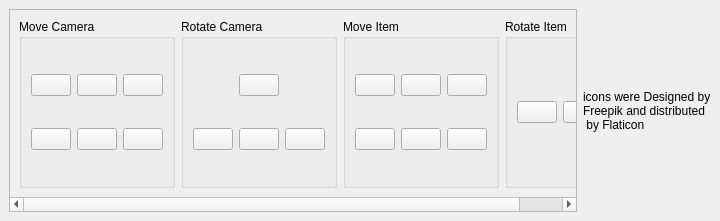
<?xml version="1.0" encoding="UTF-8"?>
<ui version="4.0">
 <class>DockWidget</class>
 <widget class="QDockWidget" name="DockWidget">
  <property name="geometry">
   <rect>
    <x>0</x>
    <y>0</y>
    <width>720</width>
    <height>221</height>
   </rect>
  </property>
  <property name="toolTip">
   <string>icons Designed by Freepik and distributed by Flaticon</string>
  </property>
  <property name="windowTitle">
   <string>DockWidget</string>
  </property>
  <widget class="QWidget" name="dockWidgetContents">
   <layout class="QHBoxLayout" name="horizontalLayout">
    <item>
     <widget class="QScrollArea" name="scrollArea">
      <property name="widgetResizable">
       <bool>true</bool>
      </property>
      <widget class="QWidget" name="scrollAreaWidgetContents">
       <property name="geometry">
        <rect>
         <x>0</x>
         <y>0</y>
         <width>581</width>
         <height>179</height>
        </rect>
       </property>
       <layout class="QHBoxLayout" name="horizontalLayout_6">
        <item>
         <layout class="QHBoxLayout" name="groups_layout">
          <item>
           <widget class="QGroupBox" name="groupBox">
            <property name="title">
             <string>Move Camera</string>
            </property>
            <layout class="QHBoxLayout" name="horizontalLayout_3">
             <item>
              <layout class="QGridLayout" name="gridLayout">
               <item row="1" column="2">
                <widget class="QPushButton" name="btn_camera_right">
                 <property name="toolTip">
                  <string>right</string>
                 </property>
                 <property name="styleSheet">
                  <string notr="true">image: url(:/icon/move_backward.png);</string>
                 </property>
                 <property name="text">
                  <string/>
                 </property>
                 <property name="icon">
                  <iconset resource="../icons/icons.qrc">
                   <normaloff>:/icon/move_right.png</normaloff>:/icon/move_right.png</iconset>
                 </property>
                 <property name="autoRepeat">
                  <bool>true</bool>
                 </property>
                 <property name="autoRepeatDelay">
                  <number>50</number>
                 </property>
                 <property name="autoRepeatInterval">
                  <number>50</number>
                 </property>
                </widget>
               </item>
               <item row="1" column="0">
                <widget class="QPushButton" name="btn_camera_left">
                 <property name="toolTip">
                  <string>left</string>
                 </property>
                 <property name="styleSheet">
                  <string notr="true">image: url(:/icon/move_backward.png);</string>
                 </property>
                 <property name="text">
                  <string/>
                 </property>
                 <property name="icon">
                  <iconset resource="../icons/icons.qrc">
                   <normaloff>:/icon/move_left.png</normaloff>:/icon/move_left.png</iconset>
                 </property>
                 <property name="autoRepeat">
                  <bool>true</bool>
                 </property>
                 <property name="autoRepeatDelay">
                  <number>50</number>
                 </property>
                 <property name="autoRepeatInterval">
                  <number>50</number>
                 </property>
                </widget>
               </item>
               <item row="1" column="1">
                <widget class="QPushButton" name="btn_camera_backward">
                 <property name="toolTip">
                  <string>backward</string>
                 </property>
                 <property name="styleSheet">
                  <string notr="true">image: url(:/icon/move_backward.png);</string>
                 </property>
                 <property name="text">
                  <string/>
                 </property>
                 <property name="icon">
                  <iconset resource="../icons/icons.qrc">
                   <normaloff>:/icon/move_backward.png</normaloff>:/icon/move_backward.png</iconset>
                 </property>
                 <property name="autoRepeat">
                  <bool>true</bool>
                 </property>
                 <property name="autoRepeatDelay">
                  <number>50</number>
                 </property>
                 <property name="autoRepeatInterval">
                  <number>50</number>
                 </property>
                </widget>
               </item>
               <item row="0" column="2">
                <widget class="QPushButton" name="btn_camera_up">
                 <property name="toolTip">
                  <string>up</string>
                 </property>
                 <property name="styleSheet">
                  <string notr="true">image: url(:/icon/move_backward.png);</string>
                 </property>
                 <property name="text">
                  <string/>
                 </property>
                 <property name="icon">
                  <iconset resource="../icons/icons.qrc">
                   <normaloff>:/icon/move_up.png</normaloff>:/icon/move_up.png</iconset>
                 </property>
                 <property name="autoRepeat">
                  <bool>true</bool>
                 </property>
                 <property name="autoRepeatDelay">
                  <number>50</number>
                 </property>
                 <property name="autoRepeatInterval">
                  <number>50</number>
                 </property>
                </widget>
               </item>
               <item row="0" column="1">
                <widget class="QPushButton" name="btn_camera_forward">
                 <property name="toolTip">
                  <string>foreward</string>
                 </property>
                 <property name="styleSheet">
                  <string notr="true">image: url(:/icon/move_backward.png);</string>
                 </property>
                 <property name="text">
                  <string/>
                 </property>
                 <property name="icon">
                  <iconset resource="../icons/icons.qrc">
                   <normaloff>:/icon/move_forward.png</normaloff>:/icon/move_forward.png</iconset>
                 </property>
                 <property name="autoRepeat">
                  <bool>true</bool>
                 </property>
                 <property name="autoRepeatDelay">
                  <number>50</number>
                 </property>
                 <property name="autoRepeatInterval">
                  <number>50</number>
                 </property>
                </widget>
               </item>
               <item row="0" column="0">
                <widget class="QPushButton" name="btn_camera_down">
                 <property name="toolTip">
                  <string>down</string>
                 </property>
                 <property name="styleSheet">
                  <string notr="true">image: url(:/icon/move_backward.png);</string>
                 </property>
                 <property name="text">
                  <string/>
                 </property>
                 <property name="icon">
                  <iconset resource="../icons/icons.qrc">
                   <normaloff>:/icon/move_down.png</normaloff>:/icon/move_down.png</iconset>
                 </property>
                 <property name="autoRepeat">
                  <bool>true</bool>
                 </property>
                 <property name="autoRepeatDelay">
                  <number>50</number>
                 </property>
                 <property name="autoRepeatInterval">
                  <number>50</number>
                 </property>
                </widget>
               </item>
              </layout>
             </item>
            </layout>
           </widget>
          </item>
          <item>
           <widget class="QGroupBox" name="groupBox_2">
            <property name="title">
             <string>Rotate Camera</string>
            </property>
            <layout class="QHBoxLayout" name="horizontalLayout_2">
             <item>
              <layout class="QGridLayout" name="gridLayout_3">
               <item row="1" column="0">
                <widget class="QPushButton" name="btn_camera_rotate_left">
                 <property name="styleSheet">
                  <string notr="true">image: url(:/icon/move_backward.png);</string>
                 </property>
                 <property name="text">
                  <string/>
                 </property>
                 <property name="icon">
                  <iconset resource="../icons/icons.qrc">
                   <normaloff>:/icon/rotate_left.png</normaloff>:/icon/rotate_left.png</iconset>
                 </property>
                 <property name="autoRepeat">
                  <bool>true</bool>
                 </property>
                 <property name="autoRepeatDelay">
                  <number>50</number>
                 </property>
                 <property name="autoRepeatInterval">
                  <number>50</number>
                 </property>
                </widget>
               </item>
               <item row="1" column="2">
                <widget class="QPushButton" name="btn_camera_rotate_right">
                 <property name="styleSheet">
                  <string notr="true">image: url(:/icon/move_backward.png);</string>
                 </property>
                 <property name="text">
                  <string/>
                 </property>
                 <property name="icon">
                  <iconset resource="../icons/icons.qrc">
                   <normaloff>:/icon/rotate_right.png</normaloff>:/icon/rotate_right.png</iconset>
                 </property>
                 <property name="autoRepeat">
                  <bool>true</bool>
                 </property>
                 <property name="autoRepeatDelay">
                  <number>50</number>
                 </property>
                 <property name="autoRepeatInterval">
                  <number>50</number>
                 </property>
                </widget>
               </item>
               <item row="1" column="1">
                <widget class="QPushButton" name="btn_camera_rotate_down">
                 <property name="styleSheet">
                  <string notr="true">image: url(:/icon/move_backward.png);</string>
                 </property>
                 <property name="text">
                  <string/>
                 </property>
                 <property name="icon">
                  <iconset resource="../icons/icons.qrc">
                   <normaloff>:/icon/rotate_down.png</normaloff>:/icon/rotate_down.png</iconset>
                 </property>
                 <property name="autoRepeat">
                  <bool>true</bool>
                 </property>
                 <property name="autoRepeatDelay">
                  <number>50</number>
                 </property>
                 <property name="autoRepeatInterval">
                  <number>50</number>
                 </property>
                </widget>
               </item>
               <item row="0" column="1">
                <widget class="QPushButton" name="btn_camera_rotate_up">
                 <property name="styleSheet">
                  <string notr="true">image: url(:/icon/move_backward.png);</string>
                 </property>
                 <property name="text">
                  <string/>
                 </property>
                 <property name="icon">
                  <iconset resource="../icons/icons.qrc">
                   <normaloff>:/icon/rotate_up.png</normaloff>:/icon/rotate_up.png</iconset>
                 </property>
                 <property name="autoRepeat">
                  <bool>true</bool>
                 </property>
                 <property name="autoRepeatDelay">
                  <number>50</number>
                 </property>
                 <property name="autoRepeatInterval">
                  <number>50</number>
                 </property>
                </widget>
               </item>
              </layout>
             </item>
            </layout>
           </widget>
          </item>
          <item>
           <widget class="QGroupBox" name="groupBox_3">
            <property name="title">
             <string>Move Item</string>
            </property>
            <layout class="QHBoxLayout" name="horizontalLayout_4">
             <item>
              <layout class="QGridLayout" name="gridLayout_5">
               <item row="0" column="1">
                <widget class="QPushButton" name="btn_item_x_up">
                 <property name="styleSheet">
                  <string notr="true">image: url(:/icon/move_backward.png);</string>
                 </property>
                 <property name="text">
                  <string/>
                 </property>
                 <property name="icon">
                  <iconset resource="../icons/icons.qrc">
                   <normaloff>:/icon/move_forward.png</normaloff>:/icon/move_forward.png</iconset>
                 </property>
                 <property name="autoRepeat">
                  <bool>true</bool>
                 </property>
                 <property name="autoRepeatDelay">
                  <number>50</number>
                 </property>
                 <property name="autoRepeatInterval">
                  <number>50</number>
                 </property>
                </widget>
               </item>
               <item row="1" column="1">
                <widget class="QPushButton" name="btn_item_x_down">
                 <property name="styleSheet">
                  <string notr="true">image: url(:/icon/move_backward.png);</string>
                 </property>
                 <property name="text">
                  <string/>
                 </property>
                 <property name="icon">
                  <iconset resource="../icons/icons.qrc">
                   <normaloff>:/icon/move_backward.png</normaloff>:/icon/move_backward.png</iconset>
                 </property>
                 <property name="autoRepeat">
                  <bool>true</bool>
                 </property>
                 <property name="autoRepeatDelay">
                  <number>50</number>
                 </property>
                 <property name="autoRepeatInterval">
                  <number>50</number>
                 </property>
                </widget>
               </item>
               <item row="0" column="2">
                <widget class="QPushButton" name="btn_item_z_up">
                 <property name="styleSheet">
                  <string notr="true">image: url(:/icon/move_backward.png);</string>
                 </property>
                 <property name="text">
                  <string/>
                 </property>
                 <property name="icon">
                  <iconset resource="../icons/icons.qrc">
                   <normaloff>:/icon/move_up.png</normaloff>:/icon/move_up.png</iconset>
                 </property>
                 <property name="autoRepeat">
                  <bool>true</bool>
                 </property>
                 <property name="autoRepeatDelay">
                  <number>50</number>
                 </property>
                 <property name="autoRepeatInterval">
                  <number>50</number>
                 </property>
                </widget>
               </item>
               <item row="1" column="2">
                <widget class="QPushButton" name="btn_item_y_up">
                 <property name="styleSheet">
                  <string notr="true">image: url(:/icon/move_backward.png);</string>
                 </property>
                 <property name="text">
                  <string/>
                 </property>
                 <property name="icon">
                  <iconset resource="../icons/icons.qrc">
                   <normaloff>:/icon/move_right.png</normaloff>:/icon/move_right.png</iconset>
                 </property>
                 <property name="autoRepeat">
                  <bool>true</bool>
                 </property>
                 <property name="autoRepeatDelay">
                  <number>50</number>
                 </property>
                 <property name="autoRepeatInterval">
                  <number>50</number>
                 </property>
                </widget>
               </item>
               <item row="1" column="0">
                <widget class="QPushButton" name="btn_item_y_down">
                 <property name="styleSheet">
                  <string notr="true">image: url(:/icon/move_backward.png);</string>
                 </property>
                 <property name="text">
                  <string/>
                 </property>
                 <property name="icon">
                  <iconset resource="../icons/icons.qrc">
                   <normaloff>:/icon/move_left.png</normaloff>:/icon/move_left.png</iconset>
                 </property>
                 <property name="autoRepeat">
                  <bool>true</bool>
                 </property>
                 <property name="autoRepeatDelay">
                  <number>50</number>
                 </property>
                 <property name="autoRepeatInterval">
                  <number>50</number>
                 </property>
                </widget>
               </item>
               <item row="0" column="0">
                <widget class="QPushButton" name="btn_item_z_down">
                 <property name="styleSheet">
                  <string notr="true">image: url(:/icon/move_backward.png);</string>
                 </property>
                 <property name="text">
                  <string/>
                 </property>
                 <property name="icon">
                  <iconset resource="../icons/icons.qrc">
                   <normaloff>:/icon/move_down.png</normaloff>:/icon/move_down.png</iconset>
                 </property>
                 <property name="autoRepeat">
                  <bool>true</bool>
                 </property>
                 <property name="autoRepeatDelay">
                  <number>50</number>
                 </property>
                 <property name="autoRepeatInterval">
                  <number>50</number>
                 </property>
                </widget>
               </item>
              </layout>
             </item>
            </layout>
           </widget>
          </item>
          <item>
           <widget class="QGroupBox" name="groupBox_4">
            <property name="title">
             <string>Rotate Item</string>
            </property>
            <layout class="QHBoxLayout" name="horizontalLayout_5">
             <item>
              <layout class="QGridLayout" name="gridLayout_6">
               <item row="0" column="1">
                <widget class="QPushButton" name="btn_item_rotate_counter_clockwise">
                 <property name="styleSheet">
                  <string notr="true">image: url(:/icon/move_backward.png);</string>
                 </property>
                 <property name="text">
                  <string/>
                 </property>
                 <property name="icon">
                  <iconset resource="../icons/icons.qrc">
                   <normaloff>:/icon/spin_left.png</normaloff>:/icon/spin_left.png</iconset>
                 </property>
                 <property name="autoRepeat">
                  <bool>true</bool>
                 </property>
                 <property name="autoRepeatDelay">
                  <number>50</number>
                 </property>
                 <property name="autoRepeatInterval">
                  <number>50</number>
                 </property>
                </widget>
               </item>
               <item row="0" column="0">
                <widget class="QPushButton" name="btn_item_rotate_clockwise">
                 <property name="styleSheet">
                  <string notr="true">image: url(:/icon/move_backward.png);</string>
                 </property>
                 <property name="text">
                  <string/>
                 </property>
                 <property name="icon">
                  <iconset resource="../icons/icons.qrc">
                   <normaloff>:/icon/spin_right.png</normaloff>:/icon/spin_right.png</iconset>
                 </property>
                 <property name="autoRepeat">
                  <bool>true</bool>
                 </property>
                 <property name="autoRepeatDelay">
                  <number>50</number>
                 </property>
                 <property name="autoRepeatInterval">
                  <number>50</number>
                 </property>
                </widget>
               </item>
              </layout>
             </item>
            </layout>
           </widget>
          </item>
         </layout>
        </item>
       </layout>
      </widget>
     </widget>
    </item>
    <item>
     <widget class="QLabel" name="label">
      <property name="toolTip">
       <string/>
      </property>
      <property name="text">
       <string>icons were Designed by 
Freepik and distributed
 by Flaticon</string>
      </property>
     </widget>
    </item>
   </layout>
  </widget>
 </widget>
 <resources>
  <include location="../icons/icons.qrc"/>
 </resources>
 <connections/>
</ui>
